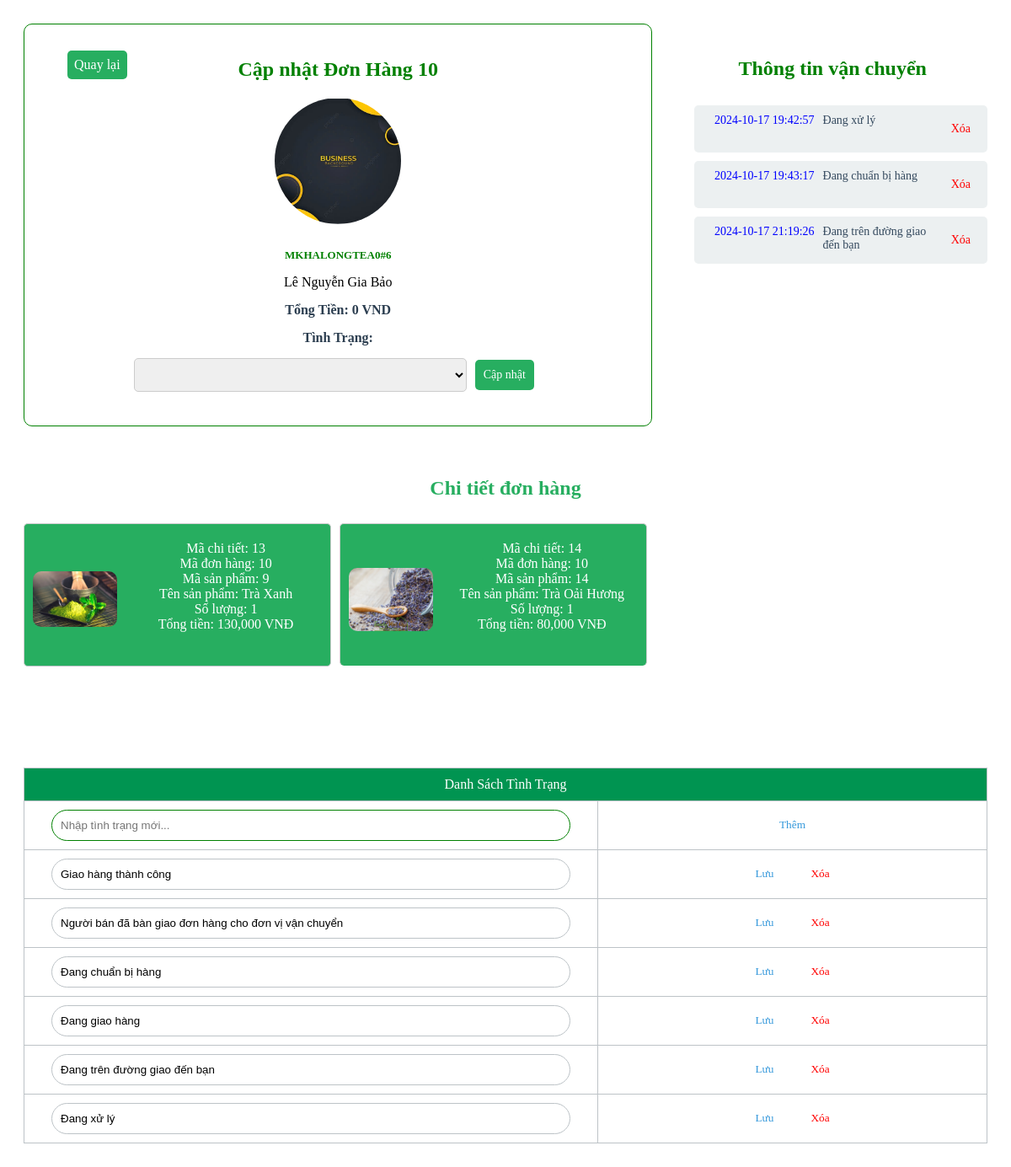
The app's page /backend/quanlydonhang/sua_donhang.php?id=10 with its own data.
### tables this page shows
CREATE TABLE `donhang` (
  `madonhang` int(11) NOT NULL,
  `makhachhang` int(11) DEFAULT NULL,
  `tongtien` decimal(10,2) DEFAULT NULL,
  `ngaytao` datetime DEFAULT NULL,
  `tinhtrang` varchar(255) DEFAULT NULL
);

CREATE TABLE `khachhang` (
  `makhachhang` int(11) NOT NULL,
  `tenkhachhang` varchar(200) NOT NULL,
  `email` varchar(100) NOT NULL,
  `diachi` varchar(200) NOT NULL,
  `matkhau` varchar(100) NOT NULL,
  `dienthoai` varchar(20) NOT NULL,
  `avatar` text NOT NULL
);

CREATE TABLE `tinhtrang` (
  `matinhtrang` int(11) NOT NULL,
  `madonhang` int(11) DEFAULT NULL,
  `tinhtrang` varchar(255) DEFAULT NULL,
  `ngaytao` datetime DEFAULT NULL
);

CREATE TABLE `chitietdonhang` (
  `machitietdonhang` int(11) NOT NULL,
  `madonhang` int(11) DEFAULT NULL,
  `masanpham` int(11) DEFAULT NULL,
  `hinhanh1` varchar(255) DEFAULT NULL,
  `tensanpham` varchar(255) DEFAULT NULL,
  `soluong` int(11) DEFAULT NULL,
  `tongtien` decimal(10,2) DEFAULT NULL
);

### backend/quanlydonhang/sua_donhang.php (the view, shortened to what this page needs)
<!DOCTYPE html>
<html lang="vi">
<head>
</head>
<section class="donhang-vanchuyen">
<section class="donhang">
<?php
$servername = "localhost";
$username = "root";
$password = "";
$dbname = "qltra";
$port ='3406';
$conn = new mysqli($servername, $username, $password, $dbname, $port);
if (isset($_GET['id'])) {
    $orderId = $_GET['id'];
    $orderQuery = "SELECT donhang.*, khachhang.makhachhang, khachhang.tenkhachhang, donhang.tongtien ,khachhang.avatar
                   FROM donhang
                   JOIN khachhang ON donhang.makhachhang = khachhang.makhachhang
                   WHERE donhang.madonhang = ?";
    $stmt = $conn->prepare($orderQuery);
    $stmt->bind_param("i", $orderId);
    $stmt->execute();
    $result = $stmt->get_result();
    if ($result->num_rows == 1) {
        $order = $result->fetch_assoc();
    } else {
        echo "Đơn hàng không tồn tại.";
        exit;
    }
} else {
    echo "ID đơn hàng không hợp lệ.";
    exit;
}
?>
<a href="donhang.php" class="button">Quay lại</a>
<h2>Cập nhật Đơn Hàng <?php echo htmlspecialchars($order['madonhang']); ?></h2>
<form action="" method="POST">
    <label><img src="../../fontend/<?php echo htmlspecialchars($order['avatar']); ?>"></label>
    <label for="makhachhang" style="font-size:13px; color:green;">MKHALONGTEA0#<?php echo htmlspecialchars($order['makhachhang']); ?></label>
    <lable><?php echo htmlspecialchars($order['tenkhachhang']); ?></lable>
    <label for="tongtien">Tổng Tiền: <?php echo htmlspecialchars(number_format($order['tongtien'], 0)) . " VND"; ?></label>
    <label for="tinhtrang">Tình Trạng:</label>
    <div class="tuychon">
    <?php
    $currentStatus = $order['tinhtrang'];
    $sql = "SELECT matinhtrang, tinhtrang FROM tinhtrang GROUP BY tinhtrang";
    $result = $conn->query($sql);
    echo '<select name="tinhtrang" id="tinhtrang">';
    if ($result->num_rows > 0) {
        while($row = $result->fetch_assoc()) {
            $selected = ($row["tinhtrang"] == $currentStatus) ? 'selected' : '';
            echo '<option style="width:80%;" value="' . $row["tinhtrang"] . '" ' . $selected . '>' . $row["tinhtrang"] . '</option>';
        }
    } else {
        echo '<option value="">Không có trạng thái nào</option>';
    }
    echo '</select>';
    ?>
    <button type="submit" style="background:#27ae60;margin-right:10px;margin-left:10px;">Cập nhật</button>
    </div>
</form>
</section>
<section class="lichsugiaohang">
    <?php
    $sql_tinhtrang = "SELECT matinhtrang, tinhtrang, ngaytao FROM tinhtrang WHERE madonhang = ?";
    $stmt_tinhtrang = $conn->prepare($sql_tinhtrang);
    $stmt_tinhtrang->bind_param("i", $orderId);
    $stmt_tinhtrang->execute();
    $result_tinhtrang = $stmt_tinhtrang->get_result();
    if ($result_tinhtrang->num_rows > 0) {
        echo "<h2>Thông tin vận chuyển</h2>";
        echo "<ul>";
        while ($row_tinhtrang = $result_tinhtrang->fetch_assoc()) {
            if (!empty($row_tinhtrang["tinhtrang"])) {
            echo "<li style='display: flex; justify-content: space-between;'>";
            echo "<div style='flex: 1; text-align: right; margin-right:10px;color:blue;'>".$row_tinhtrang["ngaytao"]."</div>";
            echo "<div style='flex: 1; text-align: left;'>".$row_tinhtrang["tinhtrang"]."</div>";
            echo "<form method='post' style='margin-left: 10px;'>";
            echo "<button class='btn-xoa'style='background:transparent;' type='submit' name='delete_tinhtrang' onclick='return confirm(\"Bạn có chắc chắn muốn xóa?\");'>Xóa</button>";
            echo "</form>";
            echo "</li>";
        }
    }
        echo "</ul>";
    } else {
        echo "Không có tình trạng nào cho đơn hàng này.";
    }
    ?>
</section>
</section>
<section class="chitietdonhang">
    <?php
    $sql_chitiet = "SELECT * FROM chitietdonhang WHERE madonhang = ?";
    $stmt_chitiet = $conn->prepare($sql_chitiet);
    $stmt_chitiet->bind_param("i", $orderId);
    $stmt_chitiet->execute();
    $result_chitiet = $stmt_chitiet->get_result();
    if ($result_chitiet->num_rows > 0) {
        echo "<h2>Chi tiết đơn hàng</h2>";
        echo"<br>";
        ?>
        <div class="product">
        <?php
        while ($row_chitiet = $result_chitiet->fetch_assoc()) {
            echo "<div class='product-detail'>";
            echo "<img src='../../fontend/uploads/" . $row_chitiet["hinhanh1"] . "' alt='" . $row_chitiet["tensanpham"] . "' class='product-image'>";
            echo "<div class='product-info'>";
            echo "Mã chi tiết: " . $row_chitiet["machitietdonhang"] . "<br>";
            echo "Mã đơn hàng: " . $row_chitiet["madonhang"] . "<br>";
            echo "Mã sản phẩm: " . $row_chitiet["masanpham"] . "<br>";
            echo "Tên sản phẩm: " . $row_chitiet["tensanpham"] . "<br>";
            echo "Số lượng: " . $row_chitiet["soluong"] . "<br>";
            echo "Tổng tiền: " . number_format($row_chitiet["tongtien"], 0) . " VNĐ<br>";
            echo "</div>";
            echo "</div>";
        }
        ?>
        </div>
        <?php
    } else {
        echo "Không tìm thấy chi tiết đơn hàng cho mã đơn hàng: " . htmlspecialchars($orderId) . "<br>";
    }
    ?>
</section>
    <section class="tinhtrang">
    <table class="themtinhtrang">
        <thead>
            <tr class="danhsach">
                <td colspan="6">Danh Sách Tình Trạng</td>
            </tr>
            <tr>
                <th><input id="newStatus" placeholder="Nhập tình trạng mới..." class="tinhtrangmoi"></th>
                <th><button onclick="addStatus()">Thêm</button></th>
            </tr>
        </thead>
        <tbody>
        <?php
if (isset($_GET['id'])) {
    $sql = "SELECT matinhtrang, tinhtrang FROM tinhtrang GROUP BY tinhtrang ASC";
    $result = $conn->query($sql);
    while ($row = $result->fetch_assoc()) {
        if (!empty($row['tinhtrang'])) {
            echo "<tr>
                <td>
                    <input type='text' value='{$row['tinhtrang']}'
                           data-id='{$row['matinhtrang']}' class='edit-tinhtrang'>
                </td>
                <td class='action-buttons'>
                    <button class='updateAllBtn'>Lưu</button>
                    <button class='btn-xoa' data-id='{$row['matinhtrang']}'>Xóa</button>
                </td>
            </tr>";
        }
    }
}
?>
        </tbody>
    </table>
</section>

### backend/quanlydonhang/sua_donhang.php (style rules this page uses)
section { background: #fff; padding:20px; border-radius:10px; }
section img { border-radius:10px; }
h2 { text-align: center; color: green; margin-bottom: 20px; }
form { display: flex; flex-direction: column; gap: 15px; }
form label { font-weight: bold; color: #2c3e50; }
form input, form select, form button { padding: 10px; border: 1px solid #ccc; border-radius: 5px; font-size: 14px; }
form button { background-color: #27ae60; color: white; cursor: pointer; border: none; transition: background-color 0.3s ease; }
.tuychon { display: flex; justify-content: center; align-items: center; text-align: center; padding: 0px; top: 0px; margin-bottom: 20px; box-sizing: border-box; background: #fff; }
button { font-family: "Times New Roman", sans-serif; font-weight:14px; }
.button { background-color: #27ae60; color: white; cursor: pointer; border: none; padding:8px; text-decoration: none; position: absolute; left:80px; top: 60px; border-radius:5px; text-align: center; transition: background-color 0.3s ease; }
.btn-xoa { color:red; background:transparent; }
form button:nth-child(2) { background-color: #e74c3c; }
form img { width: 150px; height: 150px; border-radius: 50%; object-fit: cover; margin-bottom: 10px; }
.lichsugiaohang ul { list-style: none; padding: 0; margin-top:30px; width:100%; }
.lichsugiaohang li { background-color: #ecf0f1; margin-bottom: 10px; padding: 10px; border-radius: 5px; font-size: 14px; width:100%; color: #34495e; }
.donhang { width:800px; text-align:center; margin-right:30px; border: 1px solid green; }
.donhang-vanchuyen { display: flex; margin: 0 auto; }
.product { text-align:center; align-items: center; width: 100%; gap: 10px; margin-top: 0px; display: flex; flex-wrap: wrap; }
.product-detail { align-items: center; margin-top:10px; display: flex; border: 1px solid #ccc; padding: 10px; padding-bottom:-10px; margin-bottom: 0px; border-radius: 5px; background-color: #27ae60; color: white; width:30%; }
.product-image { width: 100px; height: 100px; margin-right: 15px; }
.product-info { margin-top: 10px; flex: 1; }
.chitietdonhang { margin-top: 20px; padding-top:20px; }
.chitietdonhang h2 { text-align:center; margin: 0 auto; color: #27ae60; }
.chitietdonhang img { width: 100px; height: auto; margin-top: 10px; }
.chitietdonhang div { margin-bottom: 20px; border-bottom: 1px solid #bdc3c7; padding-bottom: 10px; }
.chitietdonhang div:last-child { border-bottom: none; }
.tinhtrang { margin-top: 30px; }
.tinhtrang table { width: 100%; border-collapse: collapse; }
.tinhtrang th, .tinhtrang td { padding: 10px; border: 1px solid #bdc3c7; text-align: center; }
.tinhtrang .tinhtrangmoi { width: 90%; padding: 10px; border-radius: 25px; border: 1px solid green; }
.tinhtrang input[type="text"] { width: 90%; padding: 10px; border-radius: 25px; border: 1px solid #bdc3c7; }
.tinhtrang button { padding: 10px 20px; color: #3498db; border: none; background:transparent; border-radius: 5px; cursor: pointer; }
.tinhtrang .btn-xoa { padding: 10px 20px; color: red; border: none; background:transparent; border-radius: 5px; cursor: pointer; }
.danhsach { background: #009451; color: white; }

### records on screen
donhang: madonhang "10", makhachhang.avatar (picture), makhachhang.makhachhang "6", makhachhang.tenkhachhang "Lê Nguyễn Gia Bảo", tongtien "0"
tinhtrang: ngaytao "2024-10-17 19:42:57", tinhtrang "Đang xử lý"
tinhtrang: ngaytao "2024-10-17 19:43:17", tinhtrang "Đang chuẩn bị hàng"
tinhtrang: ngaytao "2024-10-17 21:19:26", tinhtrang "Đang trên đường giao đến bạn"
chitietdonhang: hinhanh1 (picture), machitietdonhang "13", madonhang "10", masanpham "9", tensanpham "Trà Xanh", soluong "1", tongtien "130,000"
chitietdonhang: hinhanh1 (picture), machitietdonhang "14", madonhang "10", masanpham "14", tensanpham "Trà Oải Hương", soluong "1", tongtien "80,000"
tinhtrang: tinhtrang "Giao hàng thành công"
tinhtrang: tinhtrang "Người bán đã bàn giao đơn hàng cho đơn vị vận chuyển"
tinhtrang: tinhtrang "Đang giao hàng"
